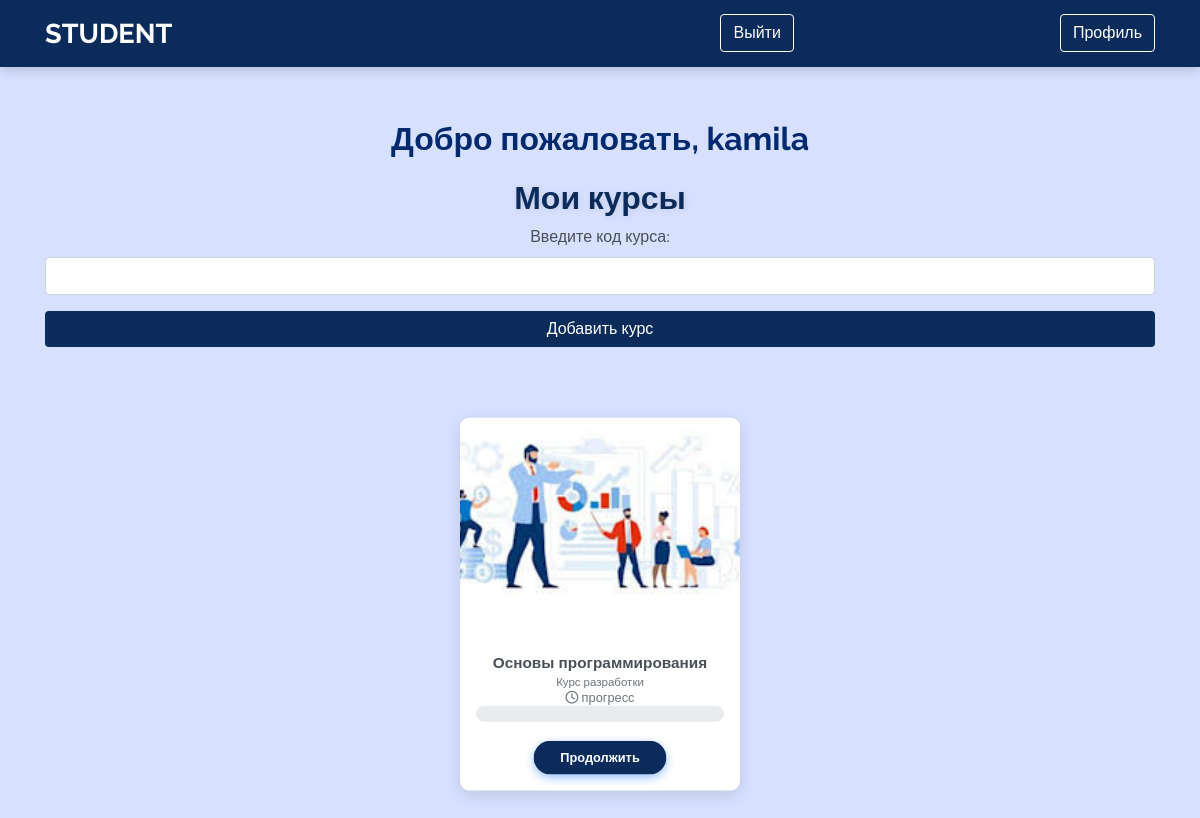
The page /student_page/ (signed in) on the database its author committed.
### courses/models.py (models this page shows, shortened)
class User(AbstractUser):
    is_student = models.BooleanField(default=False)
    is_admin = models.BooleanField(default=False)
    groups = models.ManyToManyField(
        Group,
        related_name='custom_user_set',
        blank=True,
        help_text='The groups this user belongs to.',
        verbose_name='groups'
    )
    user_permissions = models.ManyToManyField(
        Permission,
        related_name='custom_user_permissions_set',
        blank=True,
        help_text='Specific permissions for this user.',
        verbose_name='user permissions'
    )
    class Meta:
        verbose_name = 'User'
        verbose_name_plural = 'Users'

class Course(models.Model):
    title = models.CharField(max_length=100)
    description = models.TextField()
    modules = models.ManyToManyField('Module', blank=True)
    course_code = models.CharField(max_length=5, blank=True, unique=True)
    students = models.ManyToManyField('Student', related_name='enrolled_courses', blank=True)
    image = models.ImageField(upload_to='image/', null=True, blank=True)  # Новое поле для изображения

### courses/views.py (the view)
# urls.py: path('student_page/', views.student_page, name='student_page'),
@login_required
def student_page(request):
    student = get_object_or_404(Student, user=request.user)
    courses = student.courses.all()
    progress_data = []
    for course in courses:
        progress = StudentProgress.objects.filter(user=request.user, course=course).first()
        if progress:
            video_progress = 0
            if progress.video_progress:
                all_lessons = []
                for module in course.modules.all():
                    all_lessons.extend(list(module.lessons.all()))
                if all_lessons:
                    total_progress = 0
                    completed_videos = 0
                    for lesson in all_lessons:
                        lesson_progress = progress.video_progress.get(str(lesson.id), 0)
                        if lesson_progress > 0:
                            completed_videos += 1
                            total_progress += float(lesson_progress)
                    if completed_videos > 0:
                        video_progress = int((total_progress / (completed_videos * 100)) * 100)
            progress_data.append({
                'course': course,
                'progress': progress.progress,
                'video_progress': video_progress
            })
        else:
            progress_data.append({
                'course': course,
                'progress': 0,
                'video_progress': 0
            })
    context = {
        'courses': courses,
        'progress_data': progress_data,
    }
    return render(request, 'courses/student_page.html', context)

### courses/templates/courses/student_page.html (shortened to what this page needs)
{% load static %}
<!DOCTYPE html>
<html lang="ru">
<head>
    <link rel="stylesheet" href="https://stackpath.bootstrapcdn.com/bootstrap/4.5.2/css/bootstrap.min.css">
</head>
<body>
<header class="navbar navbar-dark">
    <div class="container">
        <span class="navbar-brand mb-0 h1">STUDENT</span>
        <br>
        <br>
        <a href="{% url 'logout' %}" class="btn btn-outline-light">Выйти</a>
        <a href="{% url 'student_profile' %}" class="btn btn-outline-light">Профиль</a>
    </div>
</header>
<main class="container mt-5">
    <div class="welcome-message">Добро пожаловать, {{ user.username }}</div>
    <h2>Мои курсы</h2>
    <form method="POST" class="mb-4">
        <div class="form-group">
            <label for="course_code">Введите код курса:</label>
            <input type="text" class="form-control" id="course_code" name="course_code" required>
        </div>
        <button type="submit" class="btn btn-primary btn-block">Добавить курс</button>
    </form>
    <div class="row justify-content-center g-4">
        {% if progress_data %}
        {% for item in progress_data %}
        <div class="col-md-4 mb-3">
            <div class="card">
                {% if item.course.image %}
                <img src="{{ item.course.image.url }}" class="card-img-top" alt="Изображение курса">
                {% else %}
                <div class="card-img-top text-center p-5 bg-light text-muted">Нет изображения</div>
                {% endif %}
                <div class="card-body text-center">
                    <h5 class="card-title font-weight-bold">{{ item.course.title }}</h5>
                    <p class="card-text text-muted">{{ item.course.description }}</p>
                    <div class="text-muted">
                        <i class="far fa-clock"></i> {{ item.course.duration }} прогресс
                    </div>
                    <div class="progress mt-3">
                    </div>
                    <a href="{% url 'course_detail' item.course.id %}" class="btn continue-btn mt-4">Продолжить</a>
                </div>
            </div>
        </div>
        {% endfor %}
        {% else %}
        <p class="text-center">У вас нет записанных курсов.</p>
        {% endif %}
    </div>
</main>
</body>
</html>

### courses/templates/courses/student_page.html (style rules this page uses)
body { font-family: 'Nunito', sans-serif; color: #495057; text-align: center; background-color: #d7e1ff; }
header { background-color:#0b2c5b; padding: 1rem 0; color: #fff; text-align: center; box-shadow: 0 4px 10px rgba(0, 0, 0, 0.15); }
.navbar-brand { font-family: 'Raleway', sans-serif; font-size: 1.7rem; font-weight: 700; }
.btn-outline-light { border-color: #ffffff; color: #ffffff; transition: all 0.3s ease; }
h1, h2 { color: #0b2c5b; font-family: 'Raleway', sans-serif; font-weight: 700; margin-top: 1rem; text-shadow: 1px 1px 6px rgba(0, 0, 0, 0.1); }
.card { border: none; border-radius: 12px; overflow: hidden; box-shadow: 0 6px 20px rgba(0, 0, 0, 0.12); transition: transform 0.3s ease, box-shadow 0.3s ease; background-color: #ffffff; transform: scale(0.8); max-height: 500px; height: auto; }
.row { margin-left: -15px; margin-right: -15px; }
.card-title { font-size: 1.2rem; margin-bottom: -1rem; line-height: 1.4; }
.card-text { font-size: 0.9rem; margin-bottom: 0.5rem; line-height: 0.5; }
.card-body .text-muted { line-height: 1.3; padding: 1rem; margin-bottom: -2rem; }
.progress { height: 20px; border-radius: 10px; overflow: hidden; margin-top: 10px; background-color: #e9ecef; }
.continue-btn { background-color: #0b2c5b; color: #ffffff; box-shadow: 0 4px 12px rgba(0, 98, 255, 0.4); border-radius: 30px; padding: 0.5em 2em; font-weight: bold; transition: background-color 0.3s ease; font-size: 1rem; margin-top: 10px; }
.btn-primary { background-color: #0b2c5b; border: none; }
.welcome-message { margin-top: 2rem; font-size: 2.0rem; font-weight: 700; color: #002a6e; font-family: 'Raleway', sans-serif; }

### rows shown on the page
User: username "kamila"
Course: course.image (picture), course "Основы программирования", course.description "Курс разработки"
